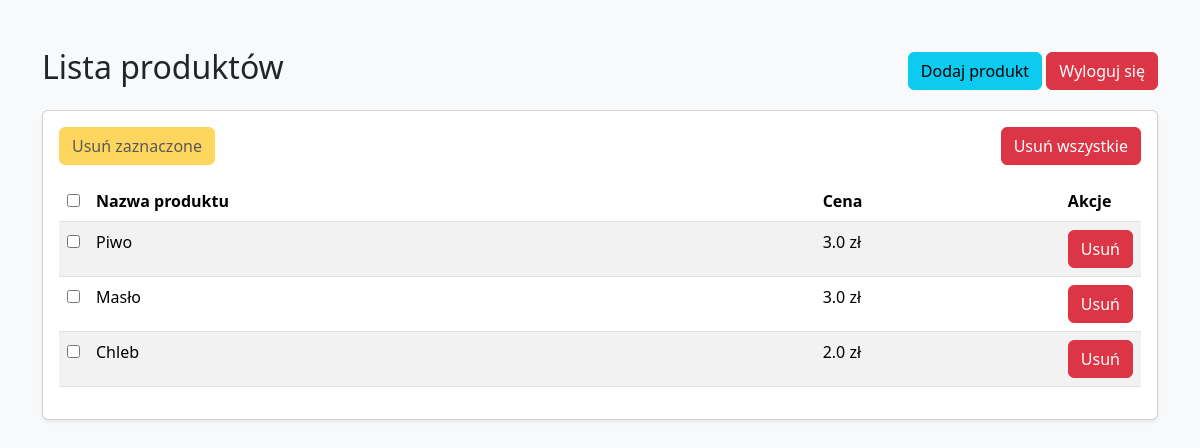
/display_products/ (signed in), run on the app's committed database.
### MiniSklepApp/models.py (models this page shows, shortened)
class Product(models.Model):
    name = models.CharField(max_length=255)
    price = models.FloatField()

### MiniSklepApp/views.py (the view)
# urls.py: path('display_products/', display_products, name='display_products'),
def display_products(request):
    products = Product.objects.all()
    return render(request, 'display_products.html', {'products': products})

### MiniSklepApp/templates/display_products.html (shortened to what this page needs)
<!DOCTYPE html>
<html lang="pl">
<head>
    <link href="https://cdn.jsdelivr.net/npm/bootstrap@5.3.3/dist/css/bootstrap.min.css" rel="stylesheet">
</head>
<body class="bg-light">
    <div class="container mt-5">
        <div class="d-flex justify-content-between align-items-center mb-3">
            <h2>Lista produktów</h2>
            <div>
                <a href="{% url 'add_product' %}" class="btn btn-info">Dodaj produkt</a>
                {% if request.user.is_authenticated %}
                <a href="{% url 'logout' %}" class="btn btn-danger">Wyloguj się</a>
                {% else %}
                <button class="btn btn-danger" disabled>Wyloguj się</button>
                {% endif %}
            </div>
        </div>
        <div class="card p-3 shadow-sm">
            <div class="d-flex justify-content-between mb-3">
                <button id="delete-selected" class="btn btn-warning" disabled>Usuń zaznaczone</button>
                <form action="{% url 'delete_all_products' %}" method="POST">
                    <button type="submit" class="btn btn-danger">Usuń wszystkie</button>
                </form>
            </div>
            <table class="table table-striped table-hover table-fixed">
                <thead>
                    <tr>
                        <th><input type="checkbox" id="select-all"></th>
                        <th class="w-75">Nazwa produktu</th>
                        <th class="w-25">Cena</th>
                        <th class="w-25">Akcje</th>
                    </tr>
                </thead>
                <tbody>
                    {% for product in products %}
                    <tr data-id="{{ product.id }}">
                        <td><input type="checkbox" class="row-checkbox"></td>
                        <td contenteditable="true" class="editable w-60" data-field="name">{{ product.name }}</td>
                        <td contenteditable="true" class="editable w-15" data-field="price">{{ product.price }} zł</td>
                        <td class="w-25">
                            <a href="{% url 'delete_product' product.id %}" class="btn btn-danger">Usuń</a>
                        </td>
                    </tr>
                    {% endfor %}
                </tbody>
            </table>
        </div>
    </div>
</body>
</html>

### data on the page
Product: name "Piwo", price "3.0"
Product: name "Masło", price "3.0"
Product: name "Chleb", price "2.0"
